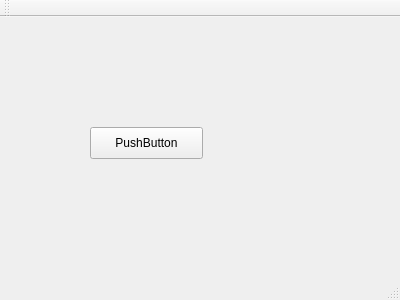
<?xml version="1.0" encoding="UTF-8"?>
<ui version="4.0">
 <class>MainWindow</class>
 <widget class="QMainWindow" name="MainWindow">
  <property name="geometry">
   <rect>
    <x>0</x>
    <y>0</y>
    <width>400</width>
    <height>300</height>
   </rect>
  </property>
  <property name="windowTitle">
   <string>MainWindow</string>
  </property>
  <widget class="QWidget" name="centralWidget">
   <widget class="QPushButton" name="pushButton">
    <property name="geometry">
     <rect>
      <x>90</x>
      <y>110</y>
      <width>113</width>
      <height>32</height>
     </rect>
    </property>
    <property name="text">
     <string>PushButton</string>
    </property>
   </widget>
  </widget>
  <widget class="QMenuBar" name="menuBar">
   <property name="geometry">
    <rect>
     <x>0</x>
     <y>0</y>
     <width>400</width>
     <height>22</height>
    </rect>
   </property>
  </widget>
  <widget class="QToolBar" name="mainToolBar">
   <attribute name="toolBarArea">
    <enum>TopToolBarArea</enum>
   </attribute>
   <attribute name="toolBarBreak">
    <bool>false</bool>
   </attribute>
  </widget>
  <widget class="QStatusBar" name="statusBar"/>
 </widget>
 <layoutdefault spacing="6" margin="11"/>
 <resources/>
 <connections/>
</ui>
